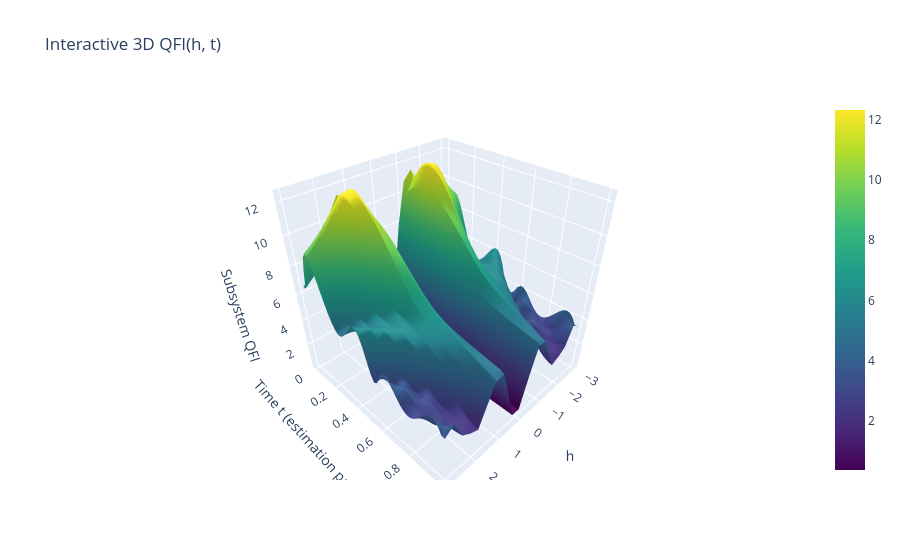

Write notebook code for a chart like this one.
### Markdown cell above
# Subsystem QFI(h,t) 3D Plot

### Code cell
qfi_results = {}
purity_results = {}
for h in h_list:
    qfi_results[h], purity_results[h] = run_simulation_for_h(h)
    
# Build QFI matrix: shape (len(h_list), len(tlist))
QFI_matrix = np.array([qfi_results[h] for h in h_list])

    

fig = go.Figure(data=[go.Surface(
    x=h_list,
    y=tlist,
    z=QFI_matrix.T,
    colorscale='Viridis'
)])

fig.update_layout(
    title="Interactive 3D QFI(h, t)",
    scene=dict(
        xaxis_title='h',
        yaxis_title='Time t (estimation parameter)',
        zaxis_title='Subsystem QFI'
    ),
    autosize=True,
    height=700
)

fig.show()

### Figure 1 — Plotly figure (JSON) as saved in the notebook; plotly's stock layout.template omitted (floating-point values rounded to 4 significant figures; data arrays with more than 128 entries replaced by an {"elided": "..."} marker saying what was removed)
{"data": [{"colorscale": [[0, "#440154"], [0.1111, "#482878"], [0.2222, "#3e4989"], [0.3333, "#31688e"], [0.4444, "#26828e"], [0.5556, "#1f9e89"], [0.6667, "#35b779"], [0.7778, "#6ece58"], [0.8889, "#b5de2b"], [1, "#fde725"]], "type": "surface", "x": [-3, -2.684, -2.368, -2.053, -1.737, -1.421, -1.105, -0.7895, -0.4737, -0.1579, 0.1579, 0.4737, 0.7895, 1.105, 1.421, 1.737, 2.053, 2.368, 2.684, 3], "y": [0, 0.02041, 0.04082, 0.06122, 0.08163, 0.102, 0.1224, 0.1429, 0.1633, 0.1837, 0.2041, 0.2245, 0.2449, 0.2653, 0.2857, 0.3061, 0.3265, 0.3469, 0.3673, 0.3878, 0.4082, 0.4286, 0.449, 0.4694, 0.4898, 0.5102, 0.5306, 0.551, 0.5714, 0.5918, 0.6122, 0.6327, 0.6531, 0.6735, 0.6939, 0.7143, 0.7347, 0.7551, 0.7755, 0.7959, 0.8163, 0.8367, 0.8571, 0.8776, 0.898, 0.9184, 0.9388, 0.9592, 0.9796, 1], "z": {"elided": "50x20 float values"}}], "layout": {"autosize": true, "scene": {"aspectmode": "auto", "aspectratio": {"x": 1, "y": 1, "z": 1}, "xaxis": {"title": {"text": "h"}, "type": "linear"}, "yaxis": {"title": {"text": "Time t (estimation parameter)"}, "type": "linear"}, "zaxis": {"title": {"text": "Subsystem QFI"}, "type": "linear"}}, "title": {"text": "Interactive 3D QFI(h, t)"}}}
